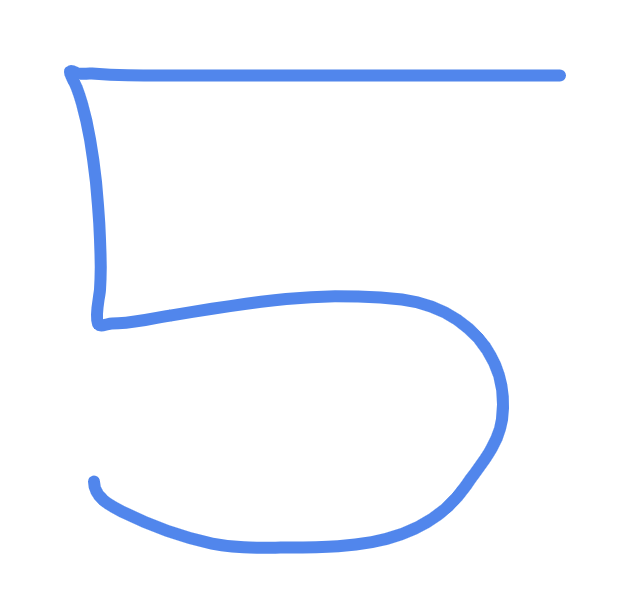
#> input picture nbs/my_img.png, 630 x 614 px
$ python simple_thresholding.py --image ../nbs/my_img.png
#> lines starting #> are read from the running program, lines starting #| are printed output that depends on the picture; after the words box and inside, x2 and y2 are one past the last pixel; in counts of white or black regions, pixels touching at a corner belong together
#!/usr/bin/env python
"""
Exemplify thresholding, binarization of an grayscale image to either 0 or 255
--> select pixel value $p$ as threshold

Applications:
    - preprocessing, focus on objects or areas of particular interest in an image
    - segment foreground and background

Parameters

Usage

Example
    $ python <scriptname>.py --image ../img/<filename>.png

## Explain

"""
import numpy as np
import argparse
import cv2

def main():
    ap = argparse.ArgumentParser()
    ap.add_argument("-i", "--image", required=True, help="Path to the image")
    args = vars(ap.parse_args())

    image = cv2.imread(args["image"])
#> image is the input picture: shape (614, 630, 3); mean B, G, R 254, 248.5, 245.7
    image = cv2.cvtColor(image, cv2.COLOR_BGR2GRAY)
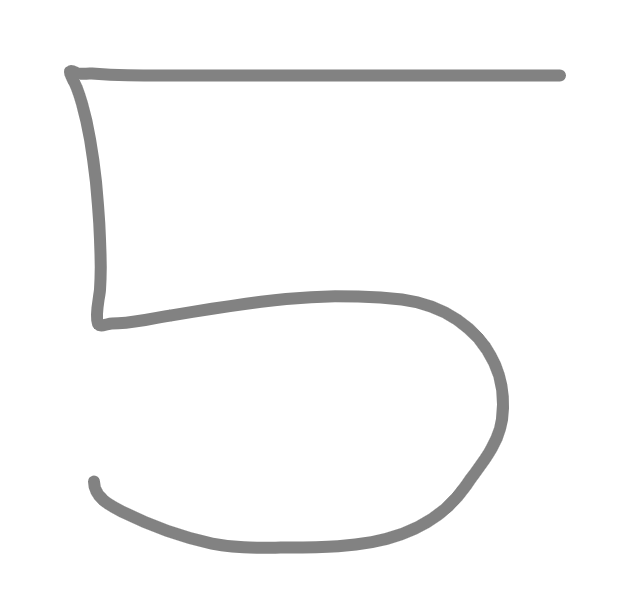
#> image: shape (614, 630); min 130, max 255, mean 248.3
    # remove high frequency edges with a blur kernel
    blurred = cv2.GaussianBlur(image, (5, 5), 0)
    cv2.imshow("Image", image)
    # threshold
    (T, thres) = cv2.threshold(blurred, 155, 255, cv2.THRESH_BINARY)
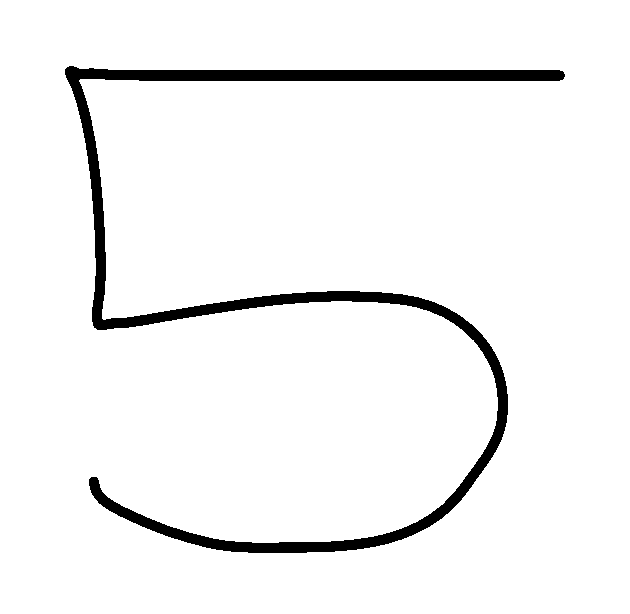
#> thres: shape (614, 630); 95.4% white; 1 black region, box (x1, y1, x2, y2) and area: (65, 66, 565, 553) 17919
    cv2.imshow("Threshold Binary", thres)

    (T, thresInv) = cv2.threshold(blurred, 155, 255, cv2.THRESH_BINARY_INV)
    cv2.imshow("Threshold Binary Inverse", thresInv)

    cv2.imshow("Coins", cv2.bitwise_and(image, image, mask = thresInv))
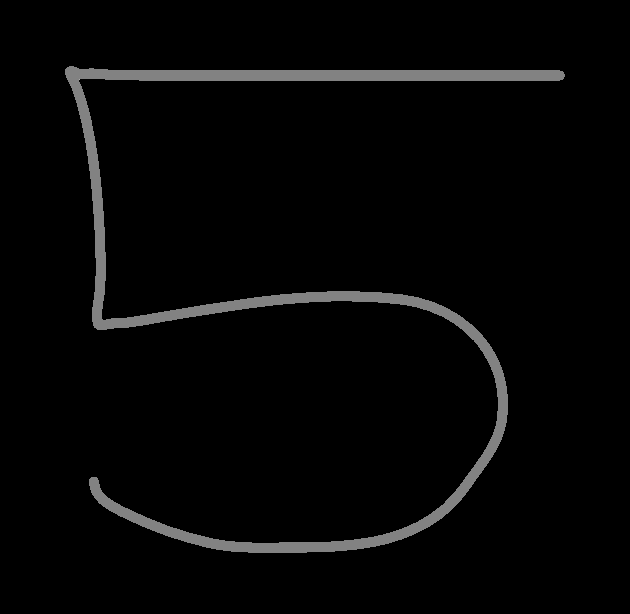
#> window 'Coins': shape (614, 630); min 0, max 177, mean 6
    cv2.waitKey(0)

if __name__=="__main__":
    main()
